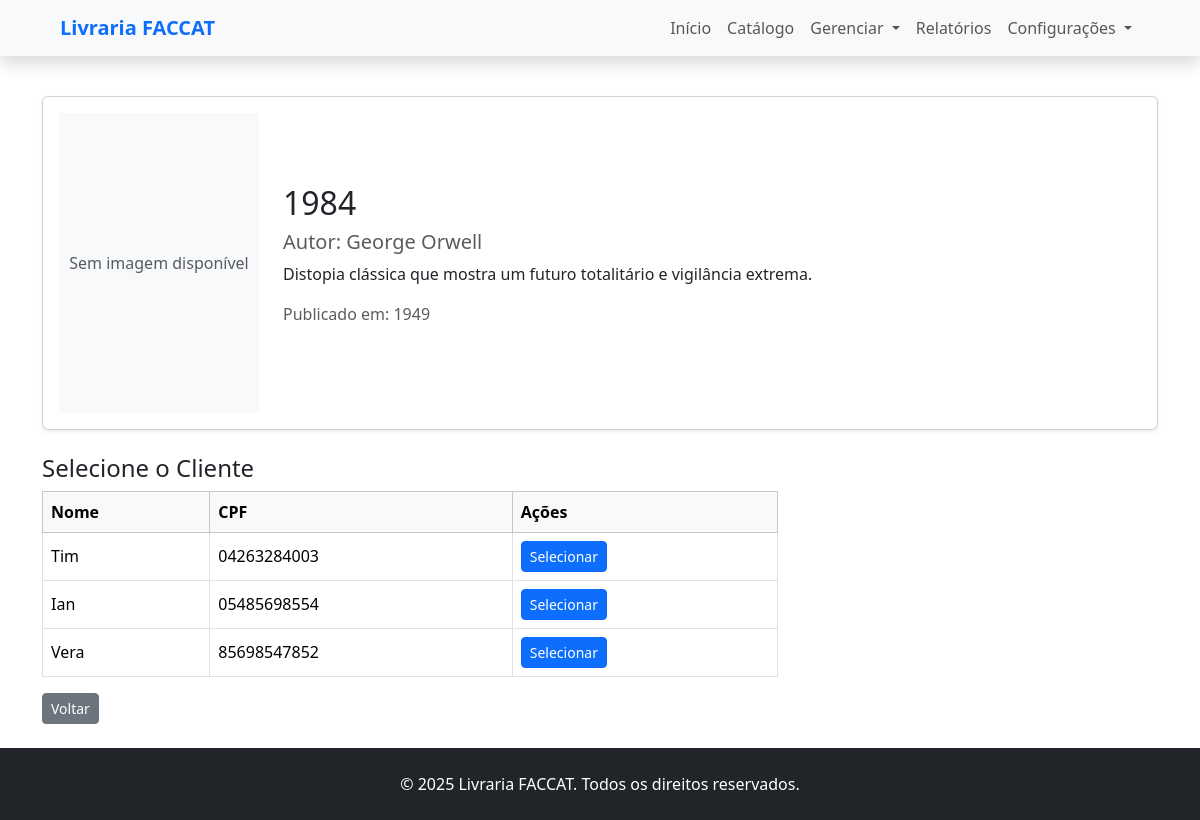
Page /livros/emprestimos/2/selecionar-cliente (signed in) on the committed database.
### livros/models.py (models this page shows, shortened)
class Livro(models.Model):
    nome = models.CharField(max_length=100)
    autor = models.CharField(max_length=100)
    descricao = models.TextField()
    ano_publicacao = models.IntegerField(default=datetime.now().year)
    url = models.URLField(blank=True, null=True)
    isbn = models.CharField(max_length=17, blank=True, null=True, unique=True,
                            help_text="ISBN do livro (ex: 978-3-16-148410-0)")
    genero = models.CharField(max_length=20, choices=GENEROS, default='ficcao')
    quantidade = models.PositiveIntegerField(default=0)
    def exemplares_disponiveis(self):
        quantidade_emprestimos = self.emprestimo_set.exclude(status='FINALIZADO').count()
        disponiveis = self.quantidade - quantidade_emprestimos
        return max(disponiveis, 0)

### usuarios/models.py (models this page shows, shortened)
class Cliente(models.Model):
    cpf = models.CharField(max_length=11, unique=True)
    email = models.EmailField()
    nome = models.CharField(max_length=50)
    endereco = models.CharField(max_length=30)
    logradouro = models.CharField(max_length=20)
    bairro = models.CharField(max_length=30)
    bloqueado = models.BooleanField(default=False)

### livros/views.py (the view)
# urls.py: path('emprestimos/<int:id>/selecionar-cliente', views.selecionar_cliente_emprestimo, name='selecionar_cliente_emprestimo'),
@login_required
def selecionar_cliente_emprestimo(request, id):
    livro = get_object_or_404(Livro, id=id)
    if livro.exemplares_disponiveis()<=0:
        messages.error(request, 'Não existem exemplares disponíveis da obra selecionada.')
        return redirect('selecionar_livro_emprestimo')
    clientes = Cliente.objects.all()
    dados = {
        'livro': livro,
        'clientes': clientes,
        'redirect':'realizar_emprestimo'
    }
    return render(request, 'livros/selecionar_cliente.html', dados)

### livros/templates/livros/selecionar_cliente.html (shortened to what this page needs)
{% extends 'base.html' %}
{% block content %}
<div class="container my-4">
  <div class="card shadow-sm mb-4 p-3">
    <div class="d-flex flex-column flex-md-row align-items-center">
      <div style="min-width: 200px; max-width: 200px;">
        {% if livro.url %}
          <img src="{{ livro.url }}" alt="Capa do livro {{ livro.nome }}" class="img-fluid" style="max-height: 300px; object-fit: contain;">
        {% else %}
          <div class="bg-light d-flex justify-content-center align-items-center" style="height: 300px;">
            <span class="text-muted">Sem imagem disponível</span>
          </div>
        {% endif %}
      </div>
      <div class="ms-md-4 mt-3 mt-md-0 flex-grow-1">
        <h2>{{ livro.nome }}</h2>
        <h5 class="text-muted">Autor: {{ livro.autor }}</h5>
        <p>{{ livro.descricao }}</p>
        <p class="text-muted">Publicado em: {{ livro.ano_publicacao }}</p>
      </div>
    </div>
  </div>
  <div class="row">
    <div class="col-md-8">
      <h4>Selecione o Cliente</h4>
      <div class="table-responsive">
        <table class="table table-bordered table-hover align-middle">
          <thead class="table-light">
            <tr>
              <th>Nome</th>
              <th>CPF</th>
              <th>Ações</th>
            </tr>
          </thead>
          <tbody>
            {% for cliente in clientes %}
            <tr>
              <td>{{ cliente.nome }}</td>
              <td>{{ cliente.cpf }}</td>
              <td>
                {% url redirect livro.id cliente.id as redir_url %}
                  <a href="{{ redir_url }}" class="btn btn-primary btn-sm"">
                      Selecionar
                  </a>
              </td>
            </tr>
            {% empty %}
            <tr>
              <td colspan="3" class="text-center py-4">Nenhum cliente cadastrado.</td>
            </tr>
            {% endfor %}
          </tbody>
        </table>
        <a href="{% url 'selecionar_livro_emprestimo' %}" class="btn btn-secondary btn-sm">Voltar </a>
      </div>
    </div>
  </div>
</div>
{% endblock %}

### rows in the picture
Livro: nome "1984", autor "George Orwell", descricao "Distopia clássica que mostra um futuro totalitário e vigilância extrema.", ano_publicacao "1949"
Cliente: nome "Tim", cpf "04263284003"
Cliente: nome "Ian", cpf "05485698554"
Cliente: nome "Vera", cpf "85698547852"
